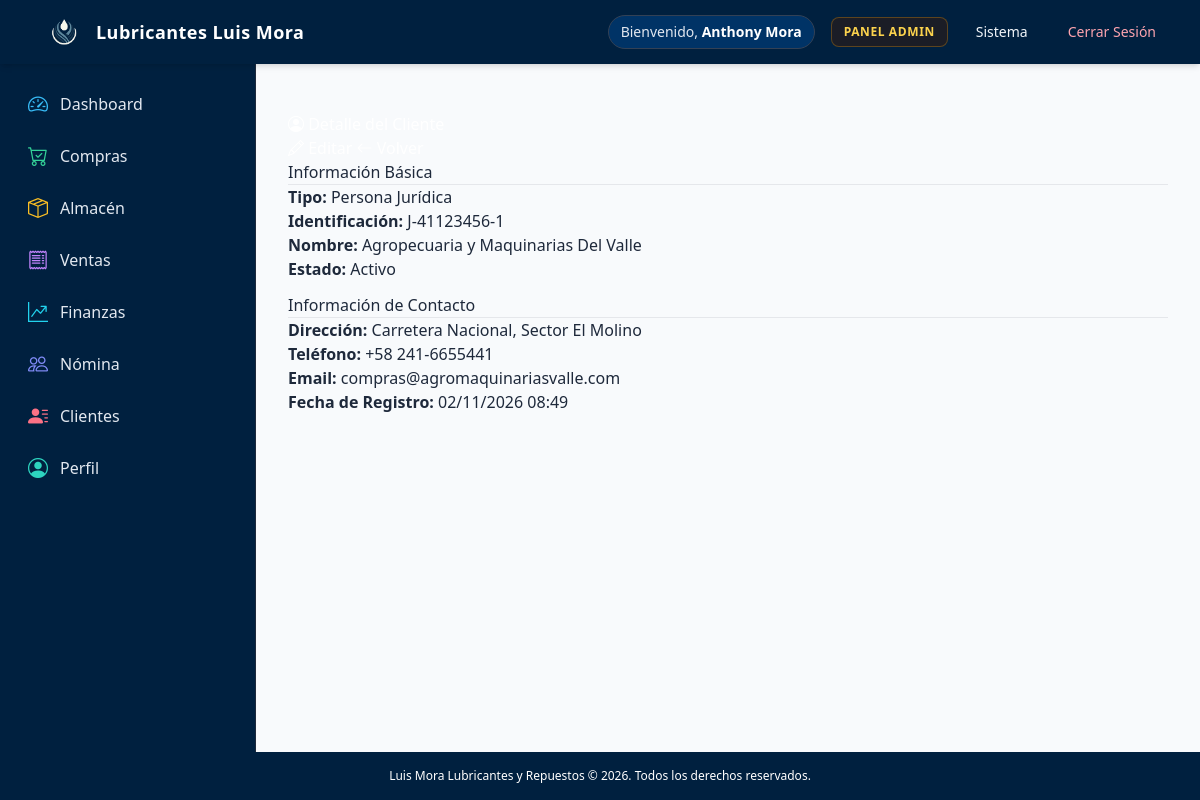
/detalles-cliente/29/ (signed in), run on the app's committed database.
### aplicacion/models.py (models this page shows, shortened)
class CustomUser(AbstractUser):
    ROLES = (
        ('admin', 'Administrador'),
        ('personal', 'Personal'),
        ("invitado", "Invitado"),
    )
    rol = models.CharField(max_length=20, choices=ROLES, default='personal')
    telefono = models.CharField(max_length=20, blank=True, verbose_name="Teléfono")
    direccion = models.TextField(blank=True, verbose_name="Dirección")
    foto_perfil = models.ImageField(upload_to='perfiles/', blank=True, null=True, verbose_name="Foto de perfil")
    admin = models.BooleanField(default=False, verbose_name="¿Administrador?")
    class Meta:
        verbose_name = 'Usuario'
        verbose_name_plural = 'Usuarios'

class Cliente(models.Model):
    TIPO_CHOICES = (
        ('NATURAL', 'Persona Natural'),
        ('JURIDICO', 'Persona Jurídica'),
    )
    tipo = models.CharField(max_length=10, choices=TIPO_CHOICES, default='NATURAL')
    identificacion = models.CharField(max_length=20, unique=True)
    nombre = models.CharField(max_length=100)
    direccion = models.TextField(blank=True)
    telefono = models.CharField(max_length=20, blank=True)
    email = models.EmailField(blank=True)
    activo = models.BooleanField(default=True)
    fecha_creacion = models.DateTimeField(auto_now_add=True)
    class Meta:
        verbose_name = "Cliente"
        verbose_name_plural = "Clientes"

### aplicacion/views.py (the view)
# urls.py: path('detalles-cliente/<int:pk>/', detalle_cliente, name='detalles_cliente'),
@login_required
def detalle_cliente(request, pk):
    cliente = get_object_or_404(Cliente, pk=pk)
    return render(request, 'clientes/detalles_cliente.html', {
        'cliente': cliente
    })

### templates/clientes/detalles_cliente.html
{% extends 'paneles/admin.html' %}
{% block dashboard %}
<div class="container mt-4">
    <div class="card">
        <div class="card-header bg-primary text-white">
            <div class="d-flex justify-content-between align-items-center">
                <h3 class="mb-0"><i class="bi bi-person-circle"></i> Detalle del Cliente</h3>
                <div>
                    <a href="{% url 'editar_cliente' cliente.pk %}" class="btn btn-warning btn-sm">
                        <i class="bi bi-pencil"></i> Editar
                    </a>
                    <a href="{% url 'clientes' %}" class="btn btn-light btn-sm">
                        <i class="bi bi-arrow-left"></i> Volver
                    </a>
                </div>
            </div>
        </div>
        <div class="card-body">
            <div class="row">
                <div class="col-md-6">
                    <div class="mb-3">
                        <h5>Información Básica</h5>
                        <hr>
                        <p><strong>Tipo:</strong> {{ cliente.get_tipo_display }}</p>
                        <p><strong>Identificación:</strong> {{ cliente.identificacion }}</p>
                        <p><strong>Nombre:</strong> {{ cliente.nombre }}</p>
                        <p><strong>Estado:</strong>
                            <span class="badge bg-{% if cliente.activo %}success{% else %}danger{% endif %}">
                                {% if cliente.activo %}Activo{% else %}Inactivo{% endif %}
                            </span>
                        </p>
                    </div>
                </div>
                <div class="col-md-6">
                    <div class="mb-3">
                        <h5>Información de Contacto</h5>
                        <hr>
                        <p><strong>Dirección:</strong> {{ cliente.direccion|default:"-" }}</p>
                        <p><strong>Teléfono:</strong> {{ cliente.telefono|default:"-" }}</p>
                        <p><strong>Email:</strong> {{ cliente.email|default:"-" }}</p>
                        <p><strong>Fecha de Registro:</strong> {{ cliente.fecha_creacion|date:"d/m/Y H:i" }}</p>
                    </div>
                </div>
            </div>
        </div>
    </div>
</div>
{% endblock %}

### templates/base.html (shortened to what this page needs)
{% load static %}
<!DOCTYPE html>
<html lang="es" class="h-full bg-slate-50">
  <head>
    <script src="https://cdn.tailwindcss.com"></script>
    <link href="{% static 'bootstrap-icons/bootstrap-icons.css' %}" rel="stylesheet">
    <link rel="stylesheet" href="{% static 'css/styles.css' %}" />
  </head>
  <body class="h-full font-sans antialiased text-slate-800 bg-slate-50 flex flex-col min-h-screen">
    <header class="bg-brand-dark text-white shadow-md sticky top-0 z-40">
      <nav class="max-w-7xl mx-auto px-4 sm:px-6 lg:px-8">
        <div class="flex items-center justify-between h-16">
          <div class="flex items-center space-x-3">
            <a href="{% url 'inicio' %}" class="flex items-center space-x-3 group">
              <img
                src="{% static 'img/Logo sin Fondo.png' %}"
                alt="Logo"
                class="h-10 w-auto transition-transform group-hover:scale-105"
              />
              <span class="font-bold text-lg tracking-wide text-white group-hover:text-sky-300 transition-colors">
                Lubricantes Luis Mora
              </span>
            </a>
          </div>
          <div class="hidden md:flex items-center space-x-4">
            {% if user.is_authenticated %}
              <span class="text-sm font-medium text-slate-200 bg-brand-navy/60 px-3 py-1.5 rounded-full border border-slate-700">
                Bienvenido, <strong class="text-white">{{ user.get_full_name|default:user.username }}</strong>
              </span>
              {% if user.admin or user.rol == 'admin' %}
                <a href="/admin/" target="_blank" class="text-xs font-semibold uppercase tracking-wider text-amber-300 hover:text-amber-200 bg-amber-950/40 hover:bg-amber-900/50 px-3 py-1.5 rounded-lg border border-amber-500/30 transition">
                  Panel Admin
                </a>
              {% endif %}
              <a href="{% url 'dashboard' %}" class="text-sm font-medium text-slate-100 hover:text-white hover:bg-brand-navy px-3 py-2 rounded-lg transition">
                Sistema
              </a>
              <a href="{% url 'logout' %}" class="text-sm font-medium text-rose-300 hover:text-rose-100 hover:bg-rose-950/40 px-3 py-2 rounded-lg transition">
                Cerrar Sesión
              </a>
            {% else %}
              {% if request.resolver_match.url_name != 'login' %}
                <a href="{% url 'login' %}" class="inline-flex items-center px-4 py-2 text-sm font-semibold text-white bg-brand-steel hover:bg-sky-600 rounded-lg shadow transition duration-150">
                  Iniciar Sesión
                </a>
              {% endif %}
            {% endif %}
          </div>
        </div>
      </nav>
    </header>
    <div class="flex-1 flex overflow-hidden">
      {% if user.is_authenticated %}
        <aside class="hidden md:flex flex-col w-64 bg-brand-dark text-slate-200 border-r border-slate-800 min-h-screen">
          <div class="p-4 space-y-6">
            <nav class="space-y-1">
              <a href="{% url 'dashboard' %}" class="flex items-center space-x-3 px-3 py-2.5 rounded-lg font-medium text-slate-200 hover:bg-brand-navy hover:text-white transition group">
                <i class="bi bi-speedometer2 text-xl text-sky-400 group-hover:scale-110 transition-transform"></i>
                <span>Dashboard</span>
              </a>
              <a href="{% url 'compras' %}" class="flex items-center space-x-3 px-3 py-2.5 rounded-lg font-medium text-slate-200 hover:bg-brand-navy hover:text-white transition group">
                <i class="bi bi-cart-check text-xl text-emerald-400 group-hover:scale-110 transition-transform"></i>
                <span>Compras</span>
              </a>
              <a href="{% url 'inventario' %}" class="flex items-center space-x-3 px-3 py-2.5 rounded-lg font-medium text-slate-200 hover:bg-brand-navy hover:text-white transition group">
                <i class="bi bi-box-seam text-xl text-amber-400 group-hover:scale-110 transition-transform"></i>
                <span>Almacén</span>
              </a>
              <a href="{% url 'lista_ventas' %}" class="flex items-center space-x-3 px-3 py-2.5 rounded-lg font-medium text-slate-200 hover:bg-brand-navy hover:text-white transition group">
                <i class="bi bi-receipt text-xl text-purple-400 group-hover:scale-110 transition-transform"></i>
                <span>Ventas</span>
              </a>
              <a href="{% url 'reportes' %}" class="flex items-center space-x-3 px-3 py-2.5 rounded-lg font-medium text-slate-200 hover:bg-brand-navy hover:text-white transition group">
                <i class="bi bi-graph-up-arrow text-xl text-cyan-400 group-hover:scale-110 transition-transform"></i>
                <span>Finanzas</span>
              </a>
              <a href="{% url 'nomina_personal' %}" class="flex items-center space-x-3 px-3 py-2.5 rounded-lg font-medium text-slate-200 hover:bg-brand-navy hover:text-white transition group">
                <i class="bi bi-people text-xl text-indigo-400 group-hover:scale-110 transition-transform"></i>
                <span>Nómina</span>
              </a>
              <a href="{% url 'clientes' %}" class="flex items-center space-x-3 px-3 py-2.5 rounded-lg font-medium text-slate-200 hover:bg-brand-navy hover:text-white transition group">
                <i class="bi bi-person-lines-fill text-xl text-rose-400 group-hover:scale-110 transition-transform"></i>
                <span>Clientes</span>
              </a>
              <a href="{% url 'perfil' %}" class="flex items-center space-x-3 px-3 py-2.5 rounded-lg font-medium text-slate-200 hover:bg-brand-navy hover:text-white transition group">
                <i class="bi bi-person-circle text-xl text-teal-400 group-hover:scale-110 transition-transform"></i>
                <span>Perfil</span>
              </a>
            </nav>
          </div>
        </aside>
      {% endif %}
      <main class="flex-1 overflow-y-auto p-4 sm:p-6 lg:p-8">
        {% block content %}{% endblock %}
      </main>
    </div>
    <footer class="bg-brand-dark text-white py-4 text-center text-xs text-slate-500">
      <div class="max-w-7xl mx-auto px-4">
        <p>Luis Mora Lubricantes y Repuestos &copy; {% now "Y" %}. Todos los derechos reservados.</p>
      </div>
    </footer>
  </body>
</html>

### static/css/styles.css (style rules this page uses)
:root { --azul-marino-oscuro: #00203F; --azul-marino-medio: #004080; --azul-marino-claro: #005BBB; --azul-acero: #4682B4; --gris-azul: #708090; --blanco-humo: #F5F5F5; }
* { margin: 0; padding: 0; box-sizing: border-box; }
body { background-color: var(--blanco-humo); color: var(--blanco-humo); font-family: 'NotoSansJP', sans-serif; font-size: 16px; line-height: 1.5; }

### data on the page
CustomUser: get_full_name "Anthony Mora"
Cliente: tipo "Persona Jurídica", identificacion "J-41123456-1", nombre "Agropecuaria y Maquinarias Del Valle", direccion "Carretera Nacional, Sector El Molino", telefono "+58 241-6655441", email "compras@agromaquinariasvalle.com", fecha_creacion "02/11/2026 08:49"
